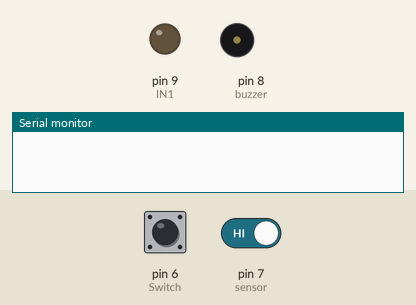
Bench run of a sketch on a simulated Arduino Uno, built with avr-gcc and run on an emulated ATmega328P. Shown: output pins drawn as LEDs (lit = HIGH), buzzer (waves = sounding), the last lines printed to the serial monitor. The test bench sets the inputs (shaded band); at power-on: pin 7 (sensor) HIGH, pin 6 (Switch) LOW. The modem accepts every AT command (registered, SIM ready, sends succeed) and sends nothing else.

Above: at 1.2 s.
1.3 s: pin 7 (sensor) driven LOW
At 1.55 s:
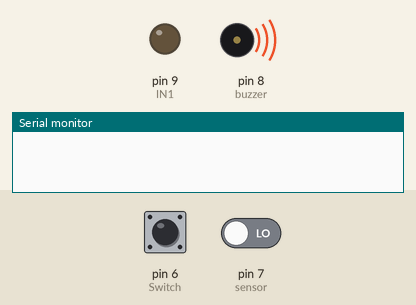
4.3 s: pin 6 (Switch) pulled HIGH for 1 s
At 5.5 s:
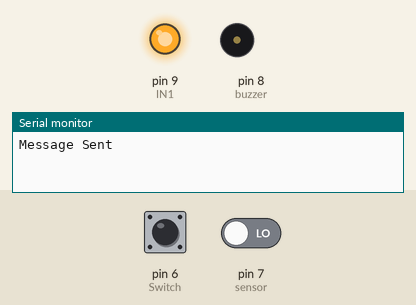
8.0 s: pin 6 (Switch) pulled HIGH for 3.2 s
At 12.6 s:
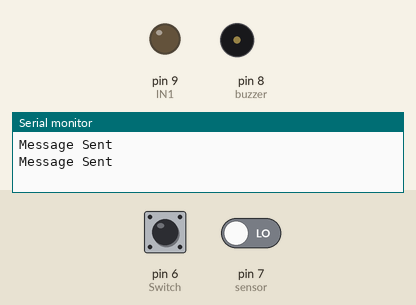
13.2 s: pin 7 (sensor) driven HIGH
At 14.1 s:
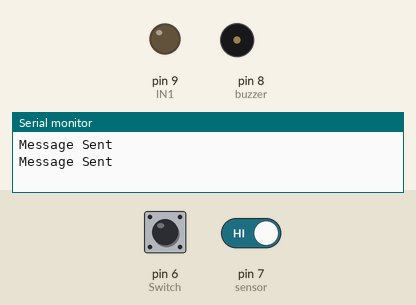
Timing chart, 0 to 15.7 s (numbered marks = the images above; inputs shaded):
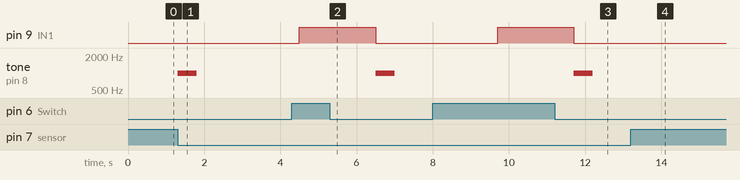

The sketch:

Final.ino
```cpp
#include<SoftwareSerial.h>                   //For GSM
SoftwareSerial mySerial(1,0);                //For GSM
int sms_count=0;
int Switch=6;
int sensor=7;
int buzzer=8;
int IN1=9;
int sensor_value;

void setup() {
  // put your setup code here, to run once:
pinMode(sensor,INPUT);
pinMode(buzzer,OUTPUT);
pinMode(Switch,INPUT);
pinMode(IN1,OUTPUT);
Serial.begin(9600);

}


void loop() {
  // put your main code here, to run repeatedly:
sensor_value=digitalRead(sensor);
int S=digitalRead(Switch);
if(S==HIGH)
    {
      if(sensor_value==LOW)
          Light();
    }
else
  {
    if(sensor_value==LOW)
    {
      Check_Burglar();
      Check_Reset();
    }
  }
}

void Light()
{
  digitalWrite(IN1,HIGH);
  delay(2000);
  digitalWrite(IN1,LOW);

}
void Check_Burglar()
{
  sensor_value=digitalRead(sensor);
  if(sensor_value==LOW)           //IR Gives LOW value on detection
  {

    tone(8, 1000, 500);
    while(sms_count<1)
    {
      SendTextMessage();
    }
  }
}

void Check_Reset()
{
  sms_count=0;
}

void SendTextMessage()
{
  mySerial.println("AT+CMGF=1");
  delay(1000);
  mySerial.println("AT+CMGS=\"+919620554255\"\r");
  delay(1000);
  mySerial.println("Intruder Alert");
  delay(200);
  mySerial.println((char)26);
  delay(1000);
  sms_count++;
  Serial.println("Message Sent");
}
```

Measured:
- after the input at 1.3 s, tone on pin 8 (buzzer): silent → 1000 Hz at once, → silent 0.50 s later
- after the input at 4.3 s, pin 9 (IN1): LOW → HIGH after 0.20 s, → LOW 2.0 s later
- after the input at 8.0 s, pin 9 (IN1): LOW → HIGH after 1.7 s, → LOW 2.0 s later
- after the input at 13.2 s, tone on pin 8 (buzzer): stays silent (without the input it goes to 1000 Hz after 1.7 s)
